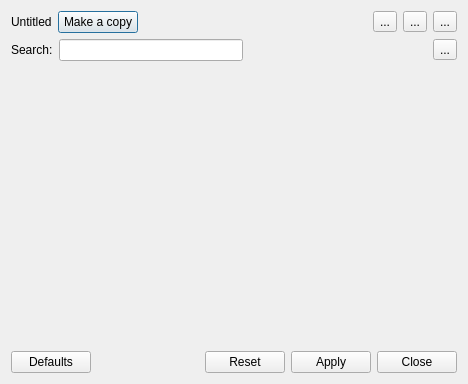
<?xml version="1.0" encoding="UTF-8"?>
<ui version="4.0">
 <class>ServerOptionsDialog</class>
 <widget class="QDialog" name="ServerOptionsDialog">
  <property name="geometry">
   <rect>
    <x>0</x>
    <y>0</y>
    <width>468</width>
    <height>384</height>
   </rect>
  </property>
  <property name="windowTitle">
   <string>Dialog</string>
  </property>
  <layout class="QVBoxLayout" name="verticalLayout">
   <item>
    <layout class="QHBoxLayout" name="horizontalLayout_3">
     <item>
      <widget class="QLabel" name="nameLabel">
       <property name="text">
        <string>Untitled</string>
       </property>
      </widget>
     </item>
     <item>
      <widget class="QPushButton" name="copyButton">
       <property name="text">
        <string>Make a copy</string>
       </property>
      </widget>
     </item>
     <item>
      <spacer name="horizontalSpacer_3">
       <property name="orientation">
        <enum>Qt::Horizontal</enum>
       </property>
       <property name="sizeHint" stdset="0">
        <size>
         <width>40</width>
         <height>20</height>
        </size>
       </property>
      </spacer>
     </item>
     <item>
      <widget class="QToolButton" name="saveButton">
       <property name="text">
        <string>...</string>
       </property>
       <property name="icon">
        <iconset theme="list-add">
         <normaloff>.</normaloff>.</iconset>
       </property>
      </widget>
     </item>
     <item>
      <widget class="QToolButton" name="openButton">
       <property name="text">
        <string>...</string>
       </property>
       <property name="icon">
        <iconset theme="quickopen">
         <normaloff>.</normaloff>.</iconset>
       </property>
      </widget>
     </item>
     <item>
      <widget class="QToolButton" name="deleteButton">
       <property name="text">
        <string>...</string>
       </property>
       <property name="icon">
        <iconset theme="list-remove">
         <normaloff>.</normaloff>.</iconset>
       </property>
      </widget>
     </item>
    </layout>
   </item>
   <item>
    <layout class="QHBoxLayout" name="horizontalLayout_2">
     <item>
      <widget class="QLabel" name="searchLabel">
       <property name="text">
        <string>Search:</string>
       </property>
      </widget>
     </item>
     <item>
      <widget class="QLineEdit" name="searchLine"/>
     </item>
     <item>
      <spacer name="horizontalSpacer_2">
       <property name="orientation">
        <enum>Qt::Horizontal</enum>
       </property>
       <property name="sizeHint" stdset="0">
        <size>
         <width>40</width>
         <height>20</height>
        </size>
       </property>
      </spacer>
     </item>
     <item>
      <widget class="QToolButton" name="helpButton">
       <property name="text">
        <string>...</string>
       </property>
       <property name="icon">
        <iconset theme="help-contextual">
         <normaloff>.</normaloff>.</iconset>
       </property>
      </widget>
     </item>
    </layout>
   </item>
   <item>
    <widget class="KPageView" name="pageView">
     <property name="faceType">
      <enum>KPageView::List</enum>
     </property>
    </widget>
   </item>
   <item>
    <layout class="QHBoxLayout" name="horizontalLayout">
     <item>
      <widget class="QPushButton" name="defaultsButton">
       <property name="text">
        <string>Defaults</string>
       </property>
      </widget>
     </item>
     <item>
      <spacer name="horizontalSpacer">
       <property name="orientation">
        <enum>Qt::Horizontal</enum>
       </property>
       <property name="sizeHint" stdset="0">
        <size>
         <width>40</width>
         <height>20</height>
        </size>
       </property>
      </spacer>
     </item>
     <item>
      <widget class="QPushButton" name="resetButton">
       <property name="text">
        <string>Reset</string>
       </property>
       <property name="icon">
        <iconset theme="kt-restore-defaults">
         <normaloff>.</normaloff>.</iconset>
       </property>
      </widget>
     </item>
     <item>
      <widget class="QPushButton" name="applyButton">
       <property name="text">
        <string>Apply</string>
       </property>
       <property name="icon">
        <iconset theme="dialog-ok-apply">
         <normaloff>.</normaloff>.</iconset>
       </property>
      </widget>
     </item>
     <item>
      <widget class="QPushButton" name="closeButton">
       <property name="text">
        <string>Close</string>
       </property>
       <property name="icon">
        <iconset theme="dialog-close">
         <normaloff>.</normaloff>.</iconset>
       </property>
      </widget>
     </item>
    </layout>
   </item>
  </layout>
  <action name="actionOpen">
   <property name="icon">
    <iconset theme="quickopen">
     <normaloff>.</normaloff>.</iconset>
   </property>
   <property name="text">
    <string>Open</string>
   </property>
   <property name="toolTip">
    <string>Load from server settings file</string>
   </property>
   <property name="shortcut">
    <string>Ctrl+O</string>
   </property>
  </action>
  <action name="actionSave">
   <property name="icon">
    <iconset theme="list-add">
     <normaloff>.</normaloff>.</iconset>
   </property>
   <property name="text">
    <string>Save</string>
   </property>
   <property name="toolTip">
    <string>Save current settings to a file</string>
   </property>
   <property name="shortcut">
    <string>Ctrl+S</string>
   </property>
  </action>
  <action name="actionDelete">
   <property name="icon">
    <iconset theme="list-remove">
     <normaloff>.</normaloff>.</iconset>
   </property>
   <property name="text">
    <string>Delete</string>
   </property>
   <property name="toolTip">
    <string>Delete server settings file</string>
   </property>
   <property name="shortcut">
    <string>Del</string>
   </property>
  </action>
 </widget>
 <customwidgets>
  <customwidget>
   <class>KPageView</class>
   <extends>QWidget</extends>
   <header>kpageview.h</header>
  </customwidget>
 </customwidgets>
 <resources/>
 <connections>
  <connection>
   <sender>closeButton</sender>
   <signal>clicked()</signal>
   <receiver>ServerOptionsDialog</receiver>
   <slot>accept()</slot>
   <hints>
    <hint type="sourcelabel">
     <x>430</x>
     <y>370</y>
    </hint>
    <hint type="destinationlabel">
     <x>238</x>
     <y>196</y>
    </hint>
   </hints>
  </connection>
 </connections>
</ui>
